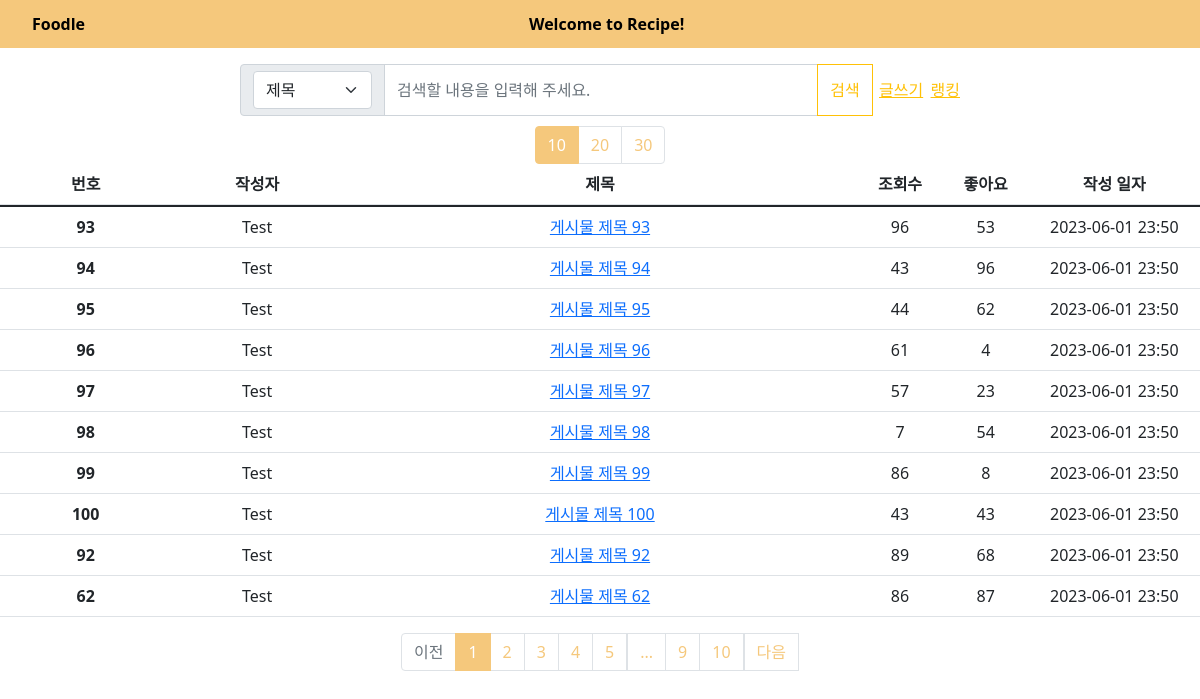
Page /board/ on the earlier database version.
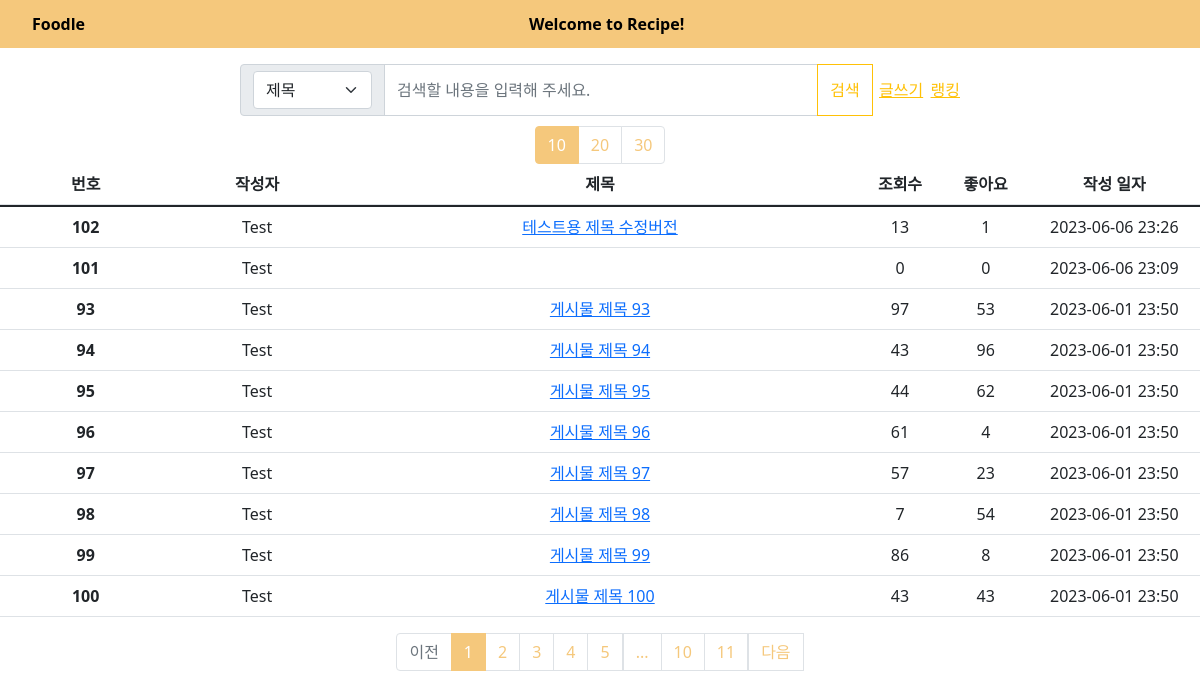
Same page on the later database version.
### models.py (models this page shows)
class Post(db.Model):
    __tablename__ = 'post'
    id = db.Column(db.Integer, primary_key=True)
    title = db.Column(db.String(100), nullable=False)
    content = db.Column(db.Text, nullable=False)
    author = db.Column(db.String(50), nullable=False)
    created_at = db.Column(db.DateTime, nullable=False, default=datetime.utcnow)
    like = db.Column(db.Integer, default=0)
    view = db.Column(db.Integer, default=0)
    user_id = db.Column(db.Integer, db.ForeignKey('user.id'))

### board/board.py (the view)
@board.route('/', methods=['GET', 'POST'])
def list_post():
    page = request.args.get('page',type=int,default=1)
    per_page = request.args.get('per_page',type=int,default=10)
    option = request.args.get('option',type=str,default='T')
    keyword = request.args.get('keyword',type=str,default='')
    posts = Post.query.order_by(Post.created_at.desc())  # 최신순으로 게시글 정렬
    if option == 'T' and keyword != '':
        posts = posts.filter(Post.title.ilike(f"%{keyword}%"))
    elif option == 'C' and keyword != '':
        posts = posts.filter(Post.content.ilike(f"%{keyword}%"))
    elif option == 'TC' and keyword != '':
        posts = posts.filter(or_(Post.title.ilike(f"%{keyword}%"), Post.content.ilike(f"%{keyword}%")))
    posts = posts.paginate(page=page,per_page=per_page)
    return render_template('list_post.html', posts=posts,option=option,keyword=keyword)

### board/templates/list_post.html (shortened to what the changed rows need)
<!DOCTYPE html>
<html lang="ko">
<head>
   <link href="https://cdn.jsdelivr.net/npm/bootstrap@5.1.3/dist/css/bootstrap.min.css"
   rel="stylesheet">
   <link rel="stylesheet" href="static/topbar.css">
   <link rel="stylesheet" href="static/list_post.css">
</head>
<body>
<div class="Post-Container">
  <table class="table table-hover">
    <thead>
      <tr class="PostInfo">
        <th scope="col" class="PostId">번호</th>
        <th scope="col" class="PostAuthor">작성자</th>
        <th scope="col" class="PostTitle">제목</th>
        <th scope="col" class="PostView">조회수</th>
        <th scope="col" class="PostLike">좋아요</th>
        <th scope="col" class="PostTime">작성 일자</th>
      </tr>
    </thead>
    <tbody>
      {% block content %}
      {% for post in posts.items %}
    <tr class="PostInfo">
        <th scope="row" class="PostId">{{ post.id }}</th>
        <td class="PostAuthor">{{ post.author }}</td>
          <td class="PostTitle">
            <a href="{{ url_for('board.show_post', post_id=post.id,page=posts.page,per_page=posts.per_page,option=option,keyword=keyword)}}">
            {{ post.title }}
            </a>
          </td>
            <td class="PostView">{{ post.view }}</td>
            <td class="PostLike">{{ post.like }} </td>
            <td class="PostTime">{{ post.created_at.strftime('%Y-%m-%d %H:%M') }}</td>
    </tr>
      {% endfor %}
      {% endblock %}
    </tbody>
  </table>
    <ul class="pagination">
      {% for page_num in posts.iter_pages() %}
        {% if page_num %}
        <li class="page-item {% if posts.page == page_num %}active{% endif %}">
          <a class="page-link" href="{{ url_for('board.list_post', page=page_num,per_page=posts.per_page,option=option,keyword=keyword) }}" >
            {{ page_num }}
          </a>
        </li>
        {% else %}
          <li class="disabled">
            <a class="page-link" href="#">...</a>
          </li>
        {% endif %}
      {% endfor %}
    </ul>
</div>
</body>
</html>

Differences in the rows shown:
no longer on this page (row unchanged): Post: id "92", author "Test", title "게시물 제목 92", view "89", like "68", created_at "2023-06-01 23:50"
no longer on this page (row unchanged): Post: id "62", author "Test", title "게시물 제목 62", view "86", like "87", created_at "2023-06-01 23:50"
added Post: id "102", author "Test", title "테스트용 제목 수정버전", view "13", like "1", created_at "2023-06-06 23:26"
added Post: id "101", author "Test", view "0", like "0", created_at "2023-06-06 23:09"
changed Post "게시물 제목 93": view "96" → "97"
Other differences:
new list line: "11"
list line gone: "9"
